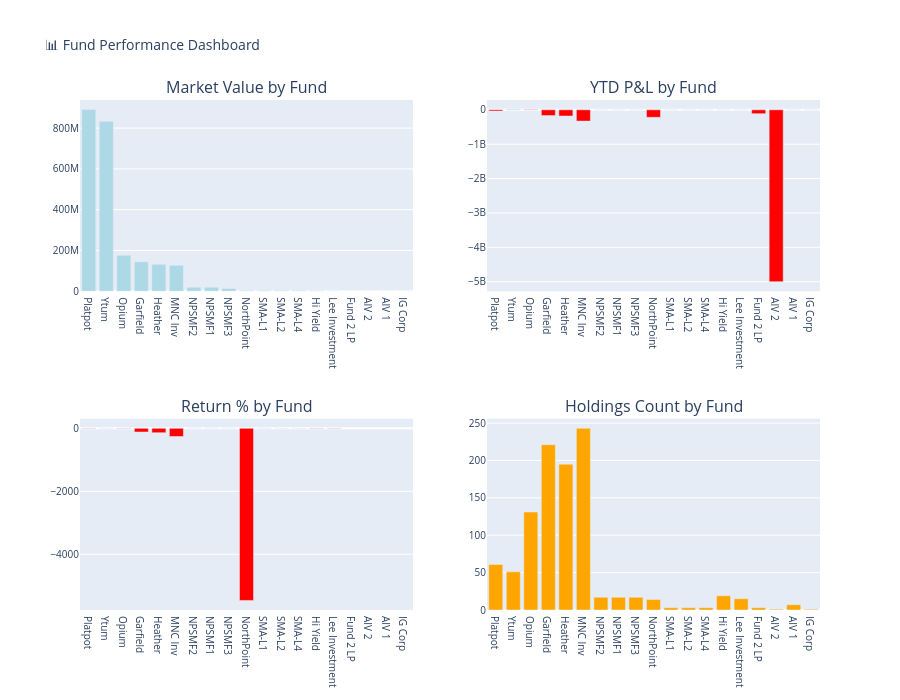
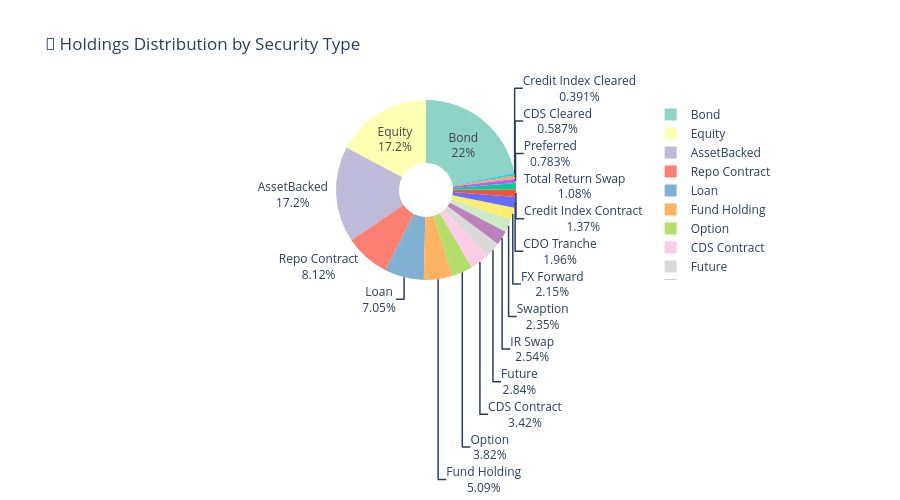
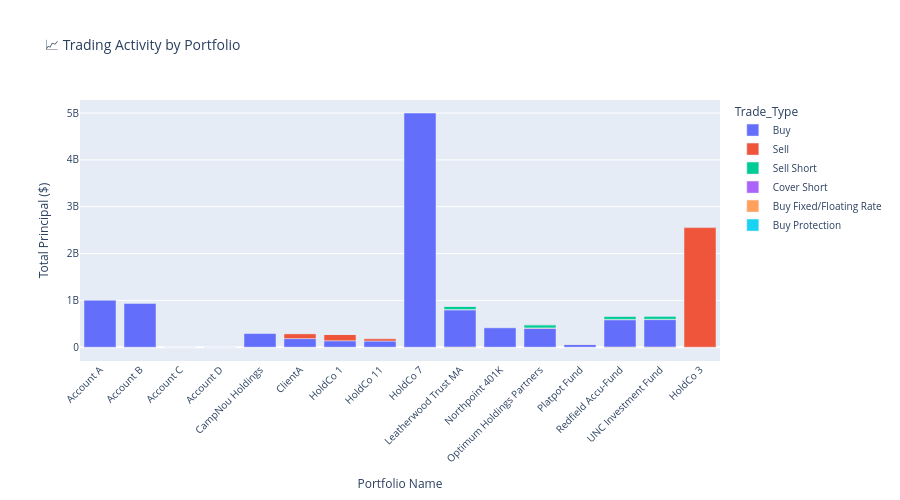

The cell these charts' notebook holds for them, in order:
### Markdown cell above
## 📊 Section 8: Interactive Data Visualizations

### Code cell
# Create comprehensive dashboard
if processor.data_loaded:
    dashboard_data = create_comprehensive_dashboard()
else:
    print("❌ Cannot create visualizations - data not loaded")

### Figure 1 — Plotly figure (JSON) as saved in the notebook; plotly's stock layout.template omitted (floating-point values rounded to 4 significant figures)
{"data": [{"marker": {"color": "lightblue"}, "name": "Market Value", "type": "bar", "x": ["Platpot", "Ytum", "Opium", "Garfield", "Heather", "MNC Inv", "NPSMF2", "NPSMF1", "NPSMF3", "NorthPoint", "SMA-L1", "SMA-L2", "SMA-L4", "Hi Yield", "Lee Investment", "Fund 2 LP", "AIV 2", "AIV 1", "IG Corp"], "xaxis": "x", "y": [890800000.0, 832900000.0, 176800000.0, 144700000.0, 131800000.0, 127200000.0, 19750000.0, 19500000.0, 13350000.0, 4000000.0, 3140000.0, 3136000.0, 3136000.0, 2428000.0, 1659000.0, 0.0, 0.0, 0.0, 0.0], "yaxis": "y"}, {"marker": {"color": ["red", "green", "red", "red", "red", "red", "green", "green", "green", "red", "red", "red", "red", "red", "red", "red", "red", "green", "green"]}, "name": "YTD P&L", "type": "bar", "x": ["Platpot", "Ytum", "Opium", "Garfield", "Heather", "MNC Inv", "NPSMF2", "NPSMF1", "NPSMF3", "NorthPoint", "SMA-L1", "SMA-L2", "SMA-L4", "Hi Yield", "Lee Investment", "Fund 2 LP", "AIV 2", "AIV 1", "IG Corp"], "xaxis": "x2", "y": [-36510000.0, 7230000.0, -8860000.0, -168600000.0, -181600000.0, -328600000.0, 297600.0, 304300.0, 207300.0, -218700000.0, -3288.0, -3338.0, -3338.0, -51240.0, -57070.0, -112000000.0, -5000000000.0, 21050.0, 2.069], "yaxis": "y2"}, {"marker": {"color": ["red", "green", "red", "red", "red", "red", "green", "green", "green", "red", "red", "red", "red", "red", "red", "red", "red", "green", "green"]}, "name": "Return %", "type": "bar", "x": ["Platpot", "Ytum", "Opium", "Garfield", "Heather", "MNC Inv", "NPSMF2", "NPSMF1", "NPSMF3", "NorthPoint", "SMA-L1", "SMA-L2", "SMA-L4", "Hi Yield", "Lee Investment", "Fund 2 LP", "AIV 2", "AIV 1", "IG Corp"], "xaxis": "x3", "y": [-4.1, 0.87, -5.01, -116.5, -137.7, -258.4, 1.51, 1.56, 1.55, -5467.0, -0.1, -0.11, -0.11, -2.11, -3.44, -Infinity, -Infinity, Infinity, Infinity], "yaxis": "y3"}, {"marker": {"color": "orange"}, "name": "Holdings Count", "type": "bar", "x": ["Platpot", "Ytum", "Opium", "Garfield", "Heather", "MNC Inv", "NPSMF2", "NPSMF1", "NPSMF3", "NorthPoint", "SMA-L1", "SMA-L2", "SMA-L4", "Hi Yield", "Lee Investment", "Fund 2 LP", "AIV 2", "AIV 1", "IG Corp"], "xaxis": "x4", "y": [61, 51, 131, 221, 195, 243, 17, 17, 17, 14, 3, 3, 3, 19, 15, 3, 1, 7, 1], "yaxis": "y4"}], "layout": {"annotations": [{"font": {"size": 16}, "showarrow": false, "text": "Market Value by Fund", "x": 0.225, "xanchor": "center", "xref": "paper", "y": 1, "yanchor": "bottom", "yref": "paper"}, {"font": {"size": 16}, "showarrow": false, "text": "YTD P&L by Fund", "x": 0.775, "xanchor": "center", "xref": "paper", "y": 1, "yanchor": "bottom", "yref": "paper"}, {"font": {"size": 16}, "showarrow": false, "text": "Return % by Fund", "x": 0.225, "xanchor": "center", "xref": "paper", "y": 0.375, "yanchor": "bottom", "yref": "paper"}, {"font": {"size": 16}, "showarrow": false, "text": "Holdings Count by Fund", "x": 0.775, "xanchor": "center", "xref": "paper", "y": 0.375, "yanchor": "bottom", "yref": "paper"}], "font": {"size": 10}, "height": 700, "showlegend": false, "title": {"text": "📊 Fund Performance Dashboard"}, "xaxis": {"anchor": "y", "domain": [0, 0.45]}, "xaxis2": {"anchor": "y2", "domain": [0.55, 1]}, "xaxis3": {"anchor": "y3", "domain": [0, 0.45]}, "xaxis4": {"anchor": "y4", "domain": [0.55, 1]}, "yaxis": {"anchor": "x", "domain": [0.625, 1]}, "yaxis2": {"anchor": "x2", "domain": [0.625, 1]}, "yaxis3": {"anchor": "x3", "domain": [0, 0.375]}, "yaxis4": {"anchor": "x4", "domain": [0, 0.375]}}}

### Figure 2 — Plotly figure (JSON) as saved in the notebook; plotly's stock layout.template omitted (floating-point values rounded to 4 significant figures)
{"data": [{"hole": 0.3, "labels": ["Bond", "Equity", "AssetBacked", "Repo Contract", "Loan", "Fund Holding", "Option", "CDS Contract", "Future", "IR Swap", "Swaption", "FX Forward", "CDO Tranche", "Credit Index Contract", "Total Return Swap", "Preferred", "CDS Cleared", "Credit Index Cleared"], "marker": {"colors": ["rgb(141,211,199)", "rgb(255,255,179)", "rgb(190,186,218)", "rgb(251,128,114)", "rgb(128,177,211)", "rgb(253,180,98)", "rgb(179,222,105)", "rgb(252,205,229)", "rgb(217,217,217)", "rgb(188,128,189)", "rgb(204,235,197)", "rgb(255,237,111)"]}, "textfont": {"size": 12}, "textinfo": "label+percent", "type": "pie", "values": [225, 176, 176, 83, 72, 52, 39, 35, 29, 26, 24, 22, 20, 14, 11, 8, 6, 4]}], "layout": {"font": {"size": 12}, "height": 500, "title": {"text": "🥧 Holdings Distribution by Security Type"}}}

### Figure 3 — Plotly figure (JSON) as saved in the notebook; plotly's stock layout.template omitted (floating-point values rounded to 4 significant figures)
{"data": [{"hovertemplate": "Trade_Type=Buy<br>Portfolio Name=%{x}<br>Total Principal ($)=%{y}<extra></extra>", "legendgroup": "Buy", "marker": {"color": "#636efa", "pattern": {"shape": ""}}, "name": "Buy", "orientation": "v", "showlegend": true, "textposition": "auto", "type": "bar", "x": ["Account A", "Account B", "Account C", "Account D", "CampNou Holdings", "ClientA", "HoldCo 1", "HoldCo 11", "HoldCo 7", "Leatherwood Trust MA", "Northpoint 401K", "Optimum Holdings Partners", "Platpot Fund", "Redfield Accu-Fund", "UNC Investment Fund"], "xaxis": "x", "y": [1003000000.0, 934500000.0, 1268000.0, 2532000.0, 291000000.0, 183500000.0, 137100000.0, 132000000.0, 5000000000.0, 797600000.0, 413200000.0, 403800000.0, 56450000.0, 586600000.0, 589500000.0], "yaxis": "y"}, {"hovertemplate": "Trade_Type=Sell<br>Portfolio Name=%{x}<br>Total Principal ($)=%{y}<extra></extra>", "legendgroup": "Sell", "marker": {"color": "#EF553B", "pattern": {"shape": ""}}, "name": "Sell", "orientation": "v", "showlegend": true, "textposition": "auto", "type": "bar", "x": ["ClientA", "HoldCo 1", "HoldCo 11", "HoldCo 3", "Leatherwood Trust MA", "Optimum Holdings Partners", "Platpot Fund", "Redfield Accu-Fund", "UNC Investment Fund"], "xaxis": "x", "y": [106400000.0, 137100000.0, 47460000.0, 2554000000.0, 7892000.0, 7892000.0, 8550000.0, 7892000.0, 7892000.0], "yaxis": "y"}, {"hovertemplate": "Trade_Type=Sell Short<br>Portfolio Name=%{x}<br>Total Principal ($)=%{y}<extra></extra>", "legendgroup": "Sell Short", "marker": {"color": "#00cc96", "pattern": {"shape": ""}}, "name": "Sell Short", "orientation": "v", "showlegend": true, "textposition": "auto", "type": "bar", "x": ["ClientA", "HoldCo 1", "Leatherwood Trust MA", "Optimum Holdings Partners", "Redfield Accu-Fund", "UNC Investment Fund"], "xaxis": "x", "y": [400000.0, 400000.0, 66220000.0, 66220000.0, 66220000.0, 66220000.0], "yaxis": "y"}, {"hovertemplate": "Trade_Type=Cover Short<br>Portfolio Name=%{x}<br>Total Principal ($)=%{y}<extra></extra>", "legendgroup": "Cover Short", "marker": {"color": "#ab63fa", "pattern": {"shape": ""}}, "name": "Cover Short", "orientation": "v", "showlegend": true, "textposition": "auto", "type": "bar", "x": ["HoldCo 1", "Leatherwood Trust MA", "Optimum Holdings Partners", "Redfield Accu-Fund", "UNC Investment Fund"], "xaxis": "x", "y": [400000.0, 1859000.0, 1859000.0, 1859000.0, 1859000.0], "yaxis": "y"}, {"hovertemplate": "Trade_Type=Buy Fixed/Floating Rate<br>Portfolio Name=%{x}<br>Total Principal ($)=%{y}<extra></extra>", "legendgroup": "Buy Fixed/Floating Rate", "marker": {"color": "#FFA15A", "pattern": {"shape": ""}}, "name": "Buy Fixed/Floating Rate", "orientation": "v", "showlegend": true, "textposition": "auto", "type": "bar", "x": ["Leatherwood Trust MA", "Platpot Fund", "Redfield Accu-Fund", "UNC Investment Fund"], "xaxis": "x", "y": [-16150000.0, 0.0, -16150000.0, -16150000.0], "yaxis": "y"}, {"hovertemplate": "Trade_Type=Buy Protection<br>Portfolio Name=%{x}<br>Total Principal ($)=%{y}<extra></extra>", "legendgroup": "Buy Protection", "marker": {"color": "#19d3f3", "pattern": {"shape": ""}}, "name": "Buy Protection", "orientation": "v", "showlegend": true, "textposition": "auto", "type": "bar", "x": ["Leatherwood Trust MA", "Redfield Accu-Fund", "UNC Investment Fund"], "xaxis": "x", "y": [-19970.0, -22920.0, -22920.0], "yaxis": "y"}], "layout": {"barmode": "relative", "font": {"size": 10}, "height": 500, "legend": {"title": {"text": "Trade_Type"}, "tracegroupgap": 0}, "title": {"text": "📈 Trading Activity by Portfolio"}, "xaxis": {"anchor": "y", "domain": [0, 1], "tickangle": -45, "title": {"text": "Portfolio Name"}}, "yaxis": {"anchor": "x", "domain": [0, 1], "title": {"text": "Total Principal ($)"}}}}
